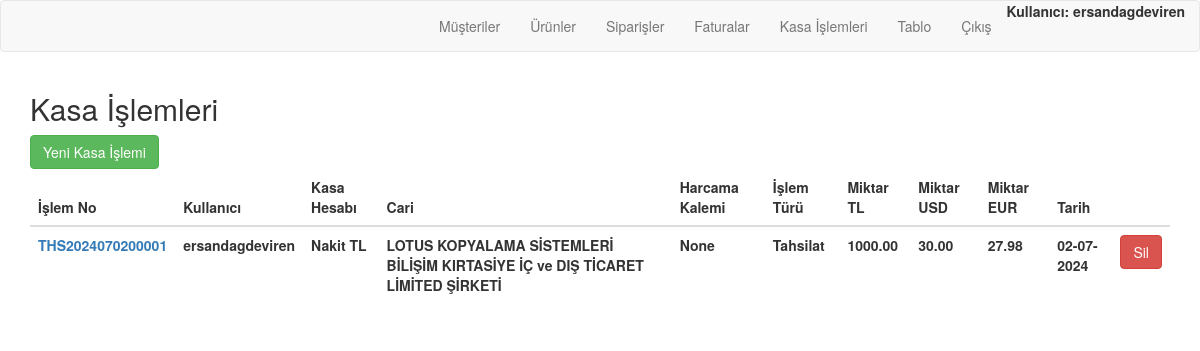
The page /order/payment_receipts/ (signed in) on the database as committed earlier.
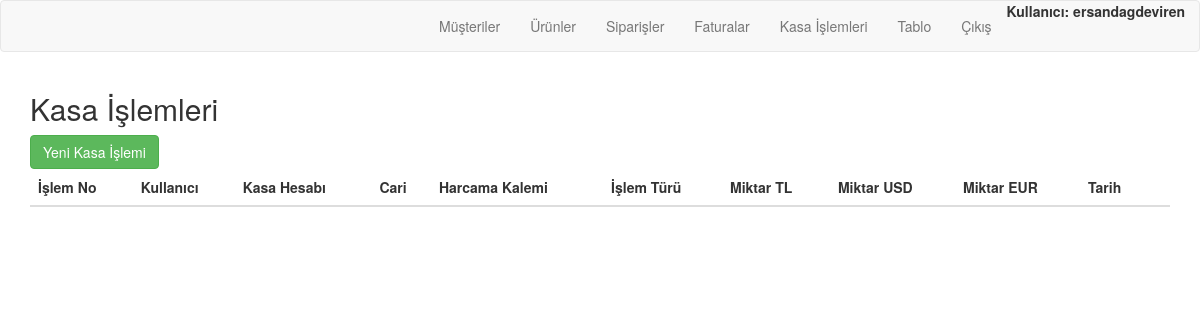
The same page on the database as committed later.
### order/models.py (models this page shows, shortened)
class PaymentReceipt(models.Model):
    RECEIPT = 'Tahsilat'
    PAYMENT = 'Tediye'
    TRANSACTION_TYPES = [
        (RECEIPT, 'Tahsilat'),
        (PAYMENT, 'Tediye'),
    ]
    user = models.ForeignKey(User, on_delete=models.CASCADE)
    cash_register = models.ForeignKey(CashRegister, on_delete=models.CASCADE)
    customer = models.ForeignKey(Customer, on_delete=models.PROTECT, null=True, blank=True)
    expense_item = models.ForeignKey(ExpenseItem, on_delete=models.CASCADE, null=True, blank=True)
    transaction_type = models.CharField(max_length=10, choices=TRANSACTION_TYPES)
    amount = models.DecimalField(max_digits=10, decimal_places=2)
    usd_amount = models.DecimalField(max_digits=10, decimal_places=2, editable=False, null=True)
    eur_amount = models.DecimalField(max_digits=10, decimal_places=2, editable=False, null=True)
    date = models.DateTimeField(default=timezone.now)
    transaction_number = models.CharField(max_length=20, unique=True, blank=True)

class CashRegister(models.Model):
    cash_code=models.CharField(max_length=255)
    name = models.CharField(max_length=255)
    balance = models.DecimalField(max_digits=10, decimal_places=2, default=0)
    def __str__(self):
        return self.name

class Customer(models.Model):
    user = models.ForeignKey(User, on_delete=models.CASCADE, related_name="user_customers",blank=True,null=True)
    customerCode = models.CharField(max_length=50)
    companyName = models.CharField(max_length=50)
    taxOffice = models.CharField(max_length=50)
    tax_number = models.CharField(max_length=50, blank=True)
    name = models.CharField(max_length=50, blank=True)
    middleName = models.CharField(max_length=50, blank=True)
    surname = models.CharField(max_length=50, blank=True)
    city = models.CharField(max_length=50)
    district = models.CharField(max_length=50)
    adress = models.CharField(max_length=250, blank=True)
    shipping_adress=models.CharField(max_length=250, blank=True)
    country = models.CharField(max_length=50, blank=True, default="Türkiye")
    email = models.EmailField(blank=True)
    telephone = models.CharField(max_length=11, blank=True)
    customerType = models.CharField(max_length=50, blank=True)
    contactPerson = models.CharField(max_length=50, blank=True)
    E_invoice=models.BooleanField(default=True)
    def __str__(self):
        return self.companyName

### order/views.py (the view)
# urls.py: path('payment_receipts/', views.payment_receipt_list, name='payment_receipt_list'),
@login_required
@user_passes_test(is_admin)
def payment_receipt_list(request):
    payment_receipts = PaymentReceipt.objects.all()
    return render(request, 'order/payment_receipt_list.html', {'payment_receipts': payment_receipts})

### order/views.py (called while the page is built)
def is_admin(user):
    return user.is_authenticated and user.is_staff

### order/Templates/order/payment_receipt_list.html (shortened to what this page needs)
{% extends "order/navbar.html" %}
{% block content %}
    <h2>Kasa İşlemleri</h2>
    <a href="{% url 'order:payment_receipt_create' %}" class="btn btn-success mb-2">Yeni Kasa İşlemi</a>
    <table class="table">
        <thead>
            <tr>
                <th>İşlem No</th>
                <th>Kullanıcı</th>
                <th>Kasa Hesabı</th>
                <th>Cari</th>
                <th>Harcama Kalemi</th>
                <th>İşlem Türü</th>
                <th>Miktar TL</th>
                <th>Miktar USD</th>
                <th>Miktar EUR</th>
                <th>Tarih</th>
                <th></th>
            </tr>
        </thead>
        <tbody>
            {% for payment_receipt in payment_receipts %}
                <tr>
                    <td><a href="{% url 'order:payment_receipt_detail' payment_receipt.pk %}">{{ payment_receipt.transaction_number }}</a></td>
                    <td>{{ payment_receipt.user }}</td>
                    <td>{{ payment_receipt.cash_register }}</td>
                    <td>{{ payment_receipt.customer }}</td>
                    <td>{{ payment_receipt.expense_item }}</td>
                    <td>{{ payment_receipt.get_transaction_type_display }}</td>
                    <td>{{ payment_receipt.amount }}</td>
                    <td>{{ payment_receipt.usd_amount }}</td>
                    <td>{{ payment_receipt.eur_amount }}</td>
                    <td>{{ payment_receipt.date|date:"d-m-Y" }}</td>
                    <td>
                        <form method="POST" action="{% url 'order:payment_receipt_delete' payment_receipt.pk %}" style="display:inline;" onsubmit="return confirmDelete();">
                            <button type="submit" class="btn btn-danger">Sil</button>
                        </form>
                    </td>
                </tr>
            {% endfor %}
        </tbody>
    </table>
{% endblock %}

Rows that differ between the two databases and show on the page:
removed PaymentReceipt: transaction_number "THS2024070200001", user "ersandagdeviren", cash_register "Nakit TL", customer "LOTUS KOPYALAMA SİSTEMLERİ BİLİŞİM KIRTASİYE İÇ ve DIŞ TİCARET LİMİTED ŞİRKETİ", expense_item "None", transaction_type "Tahsilat", amount "1000.00", usd_amount "30.00", eur_amount "27.98", date "02-07-2024"
